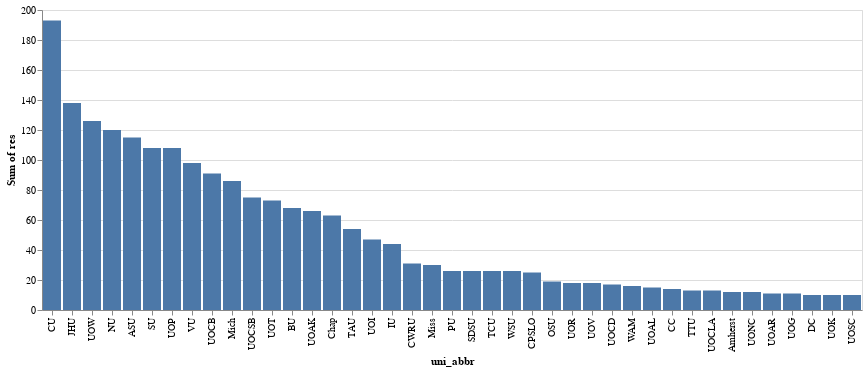

Notebook code for this chart:
### Markdown cell above
Looks better now, these bars are in descending order, and this chart is actually **total** number of respondents (careful of this).Now we could see **TTU** had more participants than **Amherst**. And we could also add tooltip to know name of each institution, since knowing ABBR is not enough

### Code cell
# Adding a tooltip that shows extra attribute info
chart.mark_bar().encode(
    alt.X("uni_abbr:N", sort="-y"),
    alt.Y("sum(res)"),
    alt.Tooltip("uni") # add tooltip that shows uni name
).interactive() # This is a must to add

### Figure 1 — Vega-Lite specification as saved in the notebook (floating-point values rounded to 4 significant figures)
{"config": {"view": {"continuousWidth": 400, "continuousHeight": 300}}, "data": {"name": "data-625a034231e7cf75ff53895cdf90a07a"}, "mark": "bar", "encoding": {"tooltip": {"field": "uni", "type": "nominal"}, "x": {"field": "uni_abbr", "sort": "-y", "type": "nominal"}, "y": {"aggregate": "sum", "field": "res", "type": "quantitative"}}, "selection": {"selector001": {"type": "interval", "bind": "scales", "encodings": ["x", "y"]}}, "$schema": "https://vega.github.io/schema/vega-lite/v4.17.0.json", "datasets": {"data-625a034231e7cf75ff53895cdf90a07a": [{"uni": "Appalachian State University", "type": "Nonuse", "res": 46, "pct": 0.4, "state": "North Carolina", "region": "south", "uni_abbr": "ASU"}, {"uni": "Appalachian State University", "type": "No", "res": 53, "pct": 0.461, "state": "North Carolina", "region": "south", "uni_abbr": "ASU"}, {"uni": "Appalachian State University", "type": "Yes", "res": 16, "pct": 0.139, "state": "North Carolina", "region": "south", "uni_abbr": "ASU"}, {"uni": "Butler University", "type": "Nonuse", "res": 17, "pct": 0.25, "state": "Indiana", "region": "midwest", "uni_abbr": "BU"}, {"uni": "Butler University", "type": "No", "res": 44, "pct": 0.647, "state": "Indiana", "region": "midwest", "uni_abbr": "BU"}, {"uni": "Butler University", "type": "Yes", "res": 7, "pct": 0.103, "state": "Indiana", "region": "midwest", "uni_abbr": "BU"}, {"uni": "Cal Poly San Luis Obispo", "type": "Nonuse", "res": 7, "pct": 0.28, "state": "California", "region": "pacific", "uni_abbr": "CPSLO"}, {"uni": "Cal Poly San Luis Obispo", "type": "No", "res": 10, "pct": 0.4, "state": "California", "region": "pacific", "uni_abbr": "CPSLO"}, {"uni": "Cal Poly San Luis Obispo", "type": "Yes", "res": 8, "pct": 0.32, "state": "California", "region": "pacific", "uni_abbr": "CPSLO"}, {"uni": "Case Western Reserve University", "type": "Nonuse", "res": 12, "pct": 0.387, "state": "Ohio", "region": "midwest", "uni_abbr": "CWRU"}, {"uni": "Case Western Reserve University", "type": "No", "res": 12, "pct": 0.387, "state": "Ohio", "region": "midwest", "uni_abbr": "CWRU"}, {"uni": "Case Western Reserve University", "type": "Yes", "res": 7, "pct": 0.226, "state": "Ohio", "region": "midwest", "uni_abbr": "CWRU"}, {"uni": "Chapman University", "type": "Nonuse", "res": 19, "pct": 0.302, "state": "California", "region": "pacific", "uni_abbr": "Chap"}, {"uni": "Chapman University", "type": "No", "res": 31, "pct": 0.492, "state": "California", "region": "pacific", "uni_abbr": "Chap"}, {"uni": "Chapman University", "type": "Yes", "res": 13, "pct": 0.206, "state": "California", "region": "pacific", "uni_abbr": "Chap"}, {"uni": "Colby College", "type": "Nonuse", "res": 2, "pct": 0.143, "state": "Maine", "region": "northeast", "uni_abbr": "CC"}, {"uni": "Colby College", "type": "No", "res": 11, "pct": 0.786, "state": "Maine", "region": "northeast", "uni_abbr": "CC"}, {"uni": "Colby College", "type": "Yes", "res": 1, "pct": 0.071, "state": "Maine", "region": "northeast", "uni_abbr": "CC"}, {"uni": "College of William and Mary", "type": "Nonuse", "res": 6, "pct": 0.375, "state": "Virginia", "region": "south", "uni_abbr": "WAM"}, {"uni": "College of William and Mary", "type": "No", "res": 7, "pct": 0.438, "state": "Virginia", "region": "south", "uni_abbr": "WAM"}, {"uni": "College of William and Mary", "type": "Yes", "res": 3, "pct": 0.188, "state": "Virginia", "region": "south", "uni_abbr": "WAM"}, {"uni": "Cornell University", "type": "Nonuse", "res": 51, "pct": 0.264, "state": "New York", "region": "northeast", "uni_abbr": "CU"}, {"uni": "Cornell University", "type": "No", "res": 95, "pct": 0.492, "state": "New York", "region": "northeast", "uni_abbr": "CU"}, {"uni": "Cornell University", "type": "Yes", "res": 47, "pct": 0.244, "state": "New York", "region": "northeast", "uni_abbr": "CU"}, {"uni": "Dartmouth College", "type": "Nonuse", "res": 2, "pct": 0.2, "state": "New Hampshire", "region": "northeast", "uni_abbr": "DC"}, {"uni": "Dartmouth College", "type": "No", "res": 3, "pct": 0.3, "state": "New Hampshire", "region": "northeast", "uni_abbr": "DC"}, {"uni": "Dartmouth College", "type": "Yes", "res": 5, "pct": 0.5, "state": "New Hampshire", "region": "northeast", "uni_abbr": "DC"}, {"uni": "Indiana University", "type": "Nonuse", "res": 5, "pct": 0.114, "state": "Indiana", "region": "midwest", "uni_abbr": "IU"}, {"uni": "Indiana University", "type": "No", "res": 30, "pct": 0.682, "state": "Indiana", "region": "midwest", "uni_abbr": "IU"}, {"uni": "Indiana University", "type": "Yes", "res": 9, "pct": 0.205, "state": "Indiana", "region": "midwest", "uni_abbr": "IU"}, {"uni": "Johns Hopkins University", "type": "Nonuse", "res": 29, "pct": 0.21, "state": "Maryland", "region": "northeast", "uni_abbr": "JHU"}, {"uni": "Johns Hopkins University", "type": "No", "res": 76, "pct": 0.551, "state": "Maryland", "region": "northeast", "uni_abbr": "JHU"}, {"uni": "Johns Hopkins University", "type": "Yes", "res": 33, "pct": 0.239, "state": "Maryland", "region": "northeast", "uni_abbr": "JHU"}, {"uni": "Northwestern University", "type": "Nonuse", "res": 24, "pct": 0.2, "state": "Illinois", "region": "midwest", "uni_abbr": "NU"}, {"uni": "Northwestern University", "type": "No", "res": 65, "pct": 0.542, "state": "Illinois", "region": "midwest", "uni_abbr": "NU"}, {"uni": "Northwestern University", "type": "Yes", "res": 31, "pct": 0.258, "state": "Illinois", "region": "midwest", "uni_abbr": "NU"}, {"uni": "Ohio State University", "type": "Nonuse", "res": 1, "pct": 0.053, "state": "Ohio", "region": "midwest", "uni_abbr": "OSU"}, {"uni": "Ohio State University", "type": "No", "res": 12, "pct": 0.632, "state": "Ohio", "region": "midwest", "uni_abbr": "OSU"}, {"uni": "Ohio State University", "type": "Yes", "res": 6, "pct": 0.316, "state": "Ohio", "region": "midwest", "uni_abbr": "OSU"}, {"uni": "Purdue University", "type": "Nonuse", "res": 8, "pct": 0.308, "state": "Indiana", "region": "midwest", "uni_abbr": "PU"}, {"uni": "Purdue University", "type": "No", "res": 13, "pct": 0.5, "state": "Indiana", "region": "midwest", "uni_abbr": "PU"}, {"uni": "Purdue University", "type": "Yes", "res": 5, "pct": 0.192, "state": "Indiana", "region": "midwest", "uni_abbr": "PU"}, {"uni": "San Diego State University", "type": "Nonuse", "res": 6, "pct": 0.231, "state": "California", "region": "pacific", "uni_abbr": "SDSU"}, {"uni": "San Diego State University", "type": "No", "res": 15, "pct": 0.577, "state": "California", "region": "pacific", "uni_abbr": "SDSU"}, {"uni": "San Diego State University", "type": "Yes", "res": 5, "pct": 0.192, "state": "California", "region": "pacific", "uni_abbr": "SDSU"}, {"uni": "Stanford University", "type": "Nonuse", "res": 37, "pct": 0.343, "state": "California", "region": "pacific", "uni_abbr": "SU"}, {"uni": "Stanford University", "type": "No", "res": 58, "pct": 0.537, "state": "California", "region": "pacific", "uni_abbr": "SU"}, {"uni": "Stanford University", "type": "Yes", "res": 13, "pct": 0.12, "state": "California", "region": "pacific", "uni_abbr": "SU"}, {"uni": "Texas A&M University", "type": "Nonuse", "res": 12, "pct": 0.222, "state": "Texas", "region": "mountain", "uni_abbr": "TAU"}, {"uni": "Texas A&M University", "type": "No", "res": 29, "pct": 0.537, "state": "Texas", "region": "mountain", "uni_abbr": "TAU"}, {"uni": "Texas A&M University", "type": "Yes", "res": 13, "pct": 0.241, "state": "Texas", "region": "mountain", "uni_abbr": "TAU"}, {"uni": "Texas Christian University", "type": "Nonuse", "res": 10, "pct": 0.385, "state": "Texas", "region": "mountain", "uni_abbr": "TCU"}, {"uni": "Texas Christian University", "type": "No", "res": 8, "pct": 0.308, "state": "Texas", "region": "mountain", "uni_abbr": "TCU"}, {"uni": "Texas Christian University", "type": "Yes", "res": 8, "pct": 0.308, "state": "Texas", "region": "mountain", "uni_abbr": "TCU"}, {"uni": "Texas Tech University", "type": "Nonuse", "res": 5, "pct": 0.385, "state": "Texas", "region": "mountain", "uni_abbr": "TTU"}, {"uni": "Texas Tech University", "type": "No", "res": 5, "pct": 0.385, "state": "Texas", "region": "mountain", "uni_abbr": "TTU"}, {"uni": "Texas Tech University", "type": "Yes", "res": 3, "pct": 0.231, "state": "Texas", "region": "mountain", "uni_abbr": "TTU"}, {"uni": "UMass Amherst", "type": "Nonuse", "res": 3, "pct": 0.25, "state": "Massachusetts", "region": "northeast", "uni_abbr": "Amherst"}, {"uni": "UMass Amherst", "type": "No", "res": 6, "pct": 0.5, "state": "Massachusetts", "region": "northeast", "uni_abbr": "Amherst"}, {"uni": "UMass Amherst", "type": "Yes", "res": 3, "pct": 0.25, "state": "Massachusetts", "region": "northeast", "uni_abbr": "Amherst"}, {"uni": "University of Alabama", "type": "Nonuse", "res": 2, "pct": 0.133, "state": "Alabama", "region": "south", "uni_abbr": "UOAL"}, {"uni": "University of Alabama", "type": "No", "res": 11, "pct": 0.733, "state": "Alabama", "region": "south", "uni_abbr": "UOAL"}, {"uni": "University of Alabama", "type": "Yes", "res": 2, "pct": 0.133, "state": "Alabama", "region": "south", "uni_abbr": "UOAL"}, {"uni": "University of Arizona", "type": "Nonuse", "res": 3, "pct": 0.273, "state": "Arizona", "region": "pacific", "uni_abbr": "UOAR"}, {"uni": "University of Arizona", "type": "No", "res": 4, "pct": 0.364, "state": "Arizona", "region": "pacific", "uni_abbr": "UOAR"}, {"uni": "University of Arizona", "type": "Yes", "res": 4, "pct": 0.364, "state": "Arizona", "region": "pacific", "uni_abbr": "UOAR"}, {"uni": "University of Arkansas", "type": "Nonuse", "res": 19, "pct": 0.288, "state": "Arkansas", "region": "south", "uni_abbr": "UOAK"}, {"uni": "University of Arkansas", "type": "No", "res": 35, "pct": 0.53, "state": "Arkansas", "region": "south", "uni_abbr": "UOAK"}, {"uni": "University of Arkansas", "type": "Yes", "res": 12, "pct": 0.182, "state": "Arkansas", "region": "south", "uni_abbr": "UOAK"}, {"uni": "University of California, Berkeley", "type": "Nonuse", "res": 19, "pct": 0.209, "state": "California", "region": "pacific", "uni_abbr": "UOCB"}, {"uni": "University of California, Berkeley", "type": "No", "res": 47, "pct": 0.516, "state": "California", "region": "pacific", "uni_abbr": "UOCB"}, {"uni": "University of California, Berkeley", "type": "Yes", "res": 25, "pct": 0.275, "state": "California", "region": "pacific", "uni_abbr": "UOCB"}, {"uni": "University of California, Davis", "type": "Nonuse", "res": 6, "pct": 0.353, "state": "California", "region": "pacific", "uni_abbr": "UOCD"}, {"uni": "University of California, Davis", "type": "No", "res": 8, "pct": 0.471, "state": "California", "region": "pacific", "uni_abbr": "UOCD"}, {"uni": "University of California, Davis", "type": "Yes", "res": 3, "pct": 0.176, "state": "California", "region": "pacific", "uni_abbr": "UOCD"}, {"uni": "University of California, Los Angeles", "type": "Nonuse", "res": 5, "pct": 0.385, "state": "California", "region": "pacific", "uni_abbr": "UOCLA"}, {"uni": "University of California, Los Angeles", "type": "No", "res": 7, "pct": 0.538, "state": "California", "region": "pacific", "uni_abbr": "UOCLA"}, {"uni": "University of California, Los Angeles", "type": "Yes", "res": 1, "pct": 0.077, "state": "California", "region": "pacific", "uni_abbr": "UOCLA"}, {"uni": "University of California, Santa Barbara", "type": "Nonuse", "res": 17, "pct": 0.227, "state": "California", "region": "pacific", "uni_abbr": "UOCSB"}, {"uni": "University of California, Santa Barbara", "type": "No", "res": 34, "pct": 0.453, "state": "California", "region": "pacific", "uni_abbr": "UOCSB"}, {"uni": "University of California, Santa Barbara", "type": "Yes", "res": 24, "pct": 0.32, "state": "California", "region": "pacific", "uni_abbr": "UOCSB"}, {"uni": "University of Georgia", "type": "Nonuse", "res": 1, "pct": 0.091, "state": "Georgia", "region": "south", "uni_abbr": "UOG"}, {"uni": "University of Georgia", "type": "No", "res": 9, "pct": 0.818, "state": "Georgia", "region": "south", "uni_abbr": "UOG"}, {"uni": "University of Georgia", "type": "Yes", "res": 1, "pct": 0.091, "state": "Georgia", "region": "south", "uni_abbr": "UOG"}, {"uni": "University of Illinois", "type": "Nonuse", "res": 8, "pct": 0.17, "state": "Illinois", "region": "midwest", "uni_abbr": "UOI"}, {"uni": "University of Illinois", "type": "No", "res": 29, "pct": 0.617, "state": "Illinois", "region": "midwest", "uni_abbr": "UOI"}, {"uni": "University of Illinois", "type": "Yes", "res": 10, "pct": 0.213, "state": "Illinois", "region": "midwest", "uni_abbr": "UOI"}, {"uni": "University of Kansas", "type": "Nonuse", "res": 2, "pct": 0.2, "state": "Kansas", "region": "midwest", "uni_abbr": "UOK"}, {"uni": "University of Kansas", "type": "No", "res": 5, "pct": 0.5, "state": "Kansas", "region": "midwest", "uni_abbr": "UOK"}, {"uni": "University of Kansas", "type": "Yes", "res": 3, "pct": 0.3, "state": "Kansas", "region": "midwest", "uni_abbr": "UOK"}, {"uni": "University of Michigan", "type": "Nonuse", "res": 23, "pct": 0.267, "state": "Michigan", "region": "midwest", "uni_abbr": "Mich"}, {"uni": "University of Michigan", "type": "No", "res": 49, "pct": 0.57, "state": "Michigan", "region": "midwest", "uni_abbr": "Mich"}, {"uni": "University of Michigan", "type": "Yes", "res": 14, "pct": 0.163, "state": "Michigan", "region": "midwest", "uni_abbr": "Mich"}, {"uni": "University of Missouri", "type": "Nonuse", "res": 8, "pct": 0.267, "state": "Missouri", "region": "midwest", "uni_abbr": "Miss"}, {"uni": "University of Missouri", "type": "No", "res": 15, "pct": 0.5, "state": "Missouri", "region": "midwest", "uni_abbr": "Miss"}, {"uni": "University of Missouri", "type": "Yes", "res": 7, "pct": 0.233, "state": "Missouri", "region": "midwest", "uni_abbr": "Miss"}, {"uni": "University of North Carolina", "type": "Nonuse", "res": 3, "pct": 0.25, "state": "North Carolina", "region": "south", "uni_abbr": "UONC"}, {"uni": "University of North Carolina", "type": "No", "res": 8, "pct": 0.667, "state": "North Carolina", "region": "south", "uni_abbr": "UONC"}, {"uni": "University of North Carolina", "type": "Yes", "res": 1, "pct": 0.083, "state": "North Carolina", "region": "south", "uni_abbr": "UONC"}, {"uni": "University of Pennsylvania", "type": "Nonuse", "res": 24, "pct": 0.222, "state": "Pennsylvania", "region": "northeast", "uni_abbr": "UOP"}, {"uni": "University of Pennsylvania", "type": "No", "res": 60, "pct": 0.556, "state": "Pennsylvania", "region": "northeast", "uni_abbr": "UOP"}, {"uni": "University of Pennsylvania", "type": "Yes", "res": 24, "pct": 0.222, "state": "Pennsylvania", "region": "northeast", "uni_abbr": "UOP"}, {"uni": "University of Richmond", "type": "Nonuse", "res": 7, "pct": 0.389, "state": "Virginia", "region": "south", "uni_abbr": "UOR"}, {"uni": "University of Richmond", "type": "No", "res": 9, "pct": 0.5, "state": "Virginia", "region": "south", "uni_abbr": "UOR"}, {"uni": "University of Richmond", "type": "Yes", "res": 2, "pct": 0.111, "state": "Virginia", "region": "south", "uni_abbr": "UOR"}, {"uni": "University of Southern California", "type": "Nonuse", "res": 2, "pct": 0.2, "state": "California", "region": "pacific", "uni_abbr": "UOSC"}, {"uni": "University of Southern California", "type": "No", "res": 7, "pct": 0.7, "state": "California", "region": "pacific", "uni_abbr": "UOSC"}, {"uni": "University of Southern California", "type": "Yes", "res": 1, "pct": 0.1, "state": "California", "region": "pacific", "uni_abbr": "UOSC"}, {"uni": "University of Texas", "type": "Nonuse", "res": 26, "pct": 0.356, "state": "Texas", "region": "mountain", "uni_abbr": "UOT"}, {"uni": "University of Texas", "type": "No", "res": 35, "pct": 0.479, "state": "Texas", "region": "mountain", "uni_abbr": "UOT"}, {"uni": "University of Texas", "type": "Yes", "res": 12, "pct": 0.164, "state": "Texas", "region": "mountain", "uni_abbr": "UOT"}, {"uni": "University of Virginia", "type": "Nonuse", "res": 8, "pct": 0.444, "state": "Virginia", "region": "south", "uni_abbr": "UOV"}, {"uni": "University of Virginia", "type": "No", "res": 7, "pct": 0.389, "state": "Virginia", "region": "south", "uni_abbr": "UOV"}, {"uni": "University of Virginia", "type": "Yes", "res": 3, "pct": 0.167, "state": "Virginia", "region": "south", "uni_abbr": "UOV"}, {"uni": "University of Wisconsin-Madison", "type": "Nonuse", "res": 21, "pct": 0.167, "state": "Wisconsin", "region": "midwest", "uni_abbr": "UOW"}, {"uni": "University of Wisconsin-Madison", "type": "No", "res": 71, "pct": 0.563, "state": "Wisconsin", "region": "midwest", "uni_abbr": "UOW"}, {"uni": "University of Wisconsin-Madison", "type": "Yes", "res": 34, "pct": 0.27, "state": "Wisconsin", "region": "midwest", "uni_abbr": "UOW"}, {"uni": "Vanderbilt University", "type": "Nonuse", "res": 12, "pct": 0.122, "state": "Tennessee", "region": "south", "uni_abbr": "VU"}, {"uni": "Vanderbilt University", "type": "No", "res": 63, "pct": 0.643, "state": "Tennessee", "region": "south", "uni_abbr": "VU"}, {"uni": "Vanderbilt University", "type": "Yes", "res": 23, "pct": 0.235, "state": "Tennessee", "region": "south", "uni_abbr": "VU"}, {"uni": "Washington State University", "type": "Nonuse", "res": 6, "pct": 0.231, "state": "Washington", "region": "pacific", "uni_abbr": "WSU"}, {"uni": "Washington State University", "type": "No", "res": 12, "pct": 0.462, "state": "Washington", "region": "pacific", "uni_abbr": "WSU"}, {"uni": "Washington State University", "type": "Yes", "res": 8, "pct": 0.308, "state": "Washington", "region": "pacific", "uni_abbr": "WSU"}]}}
